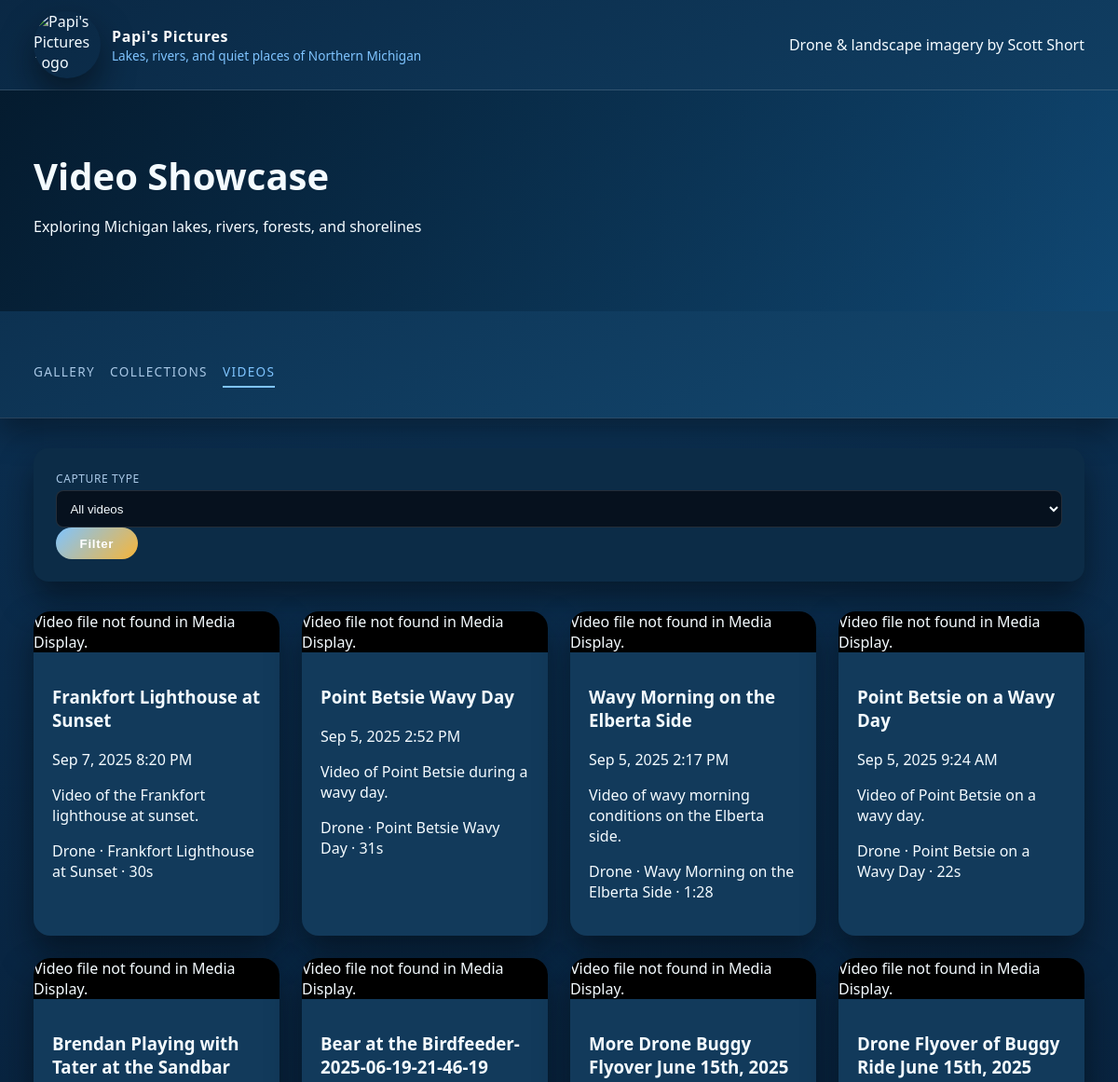
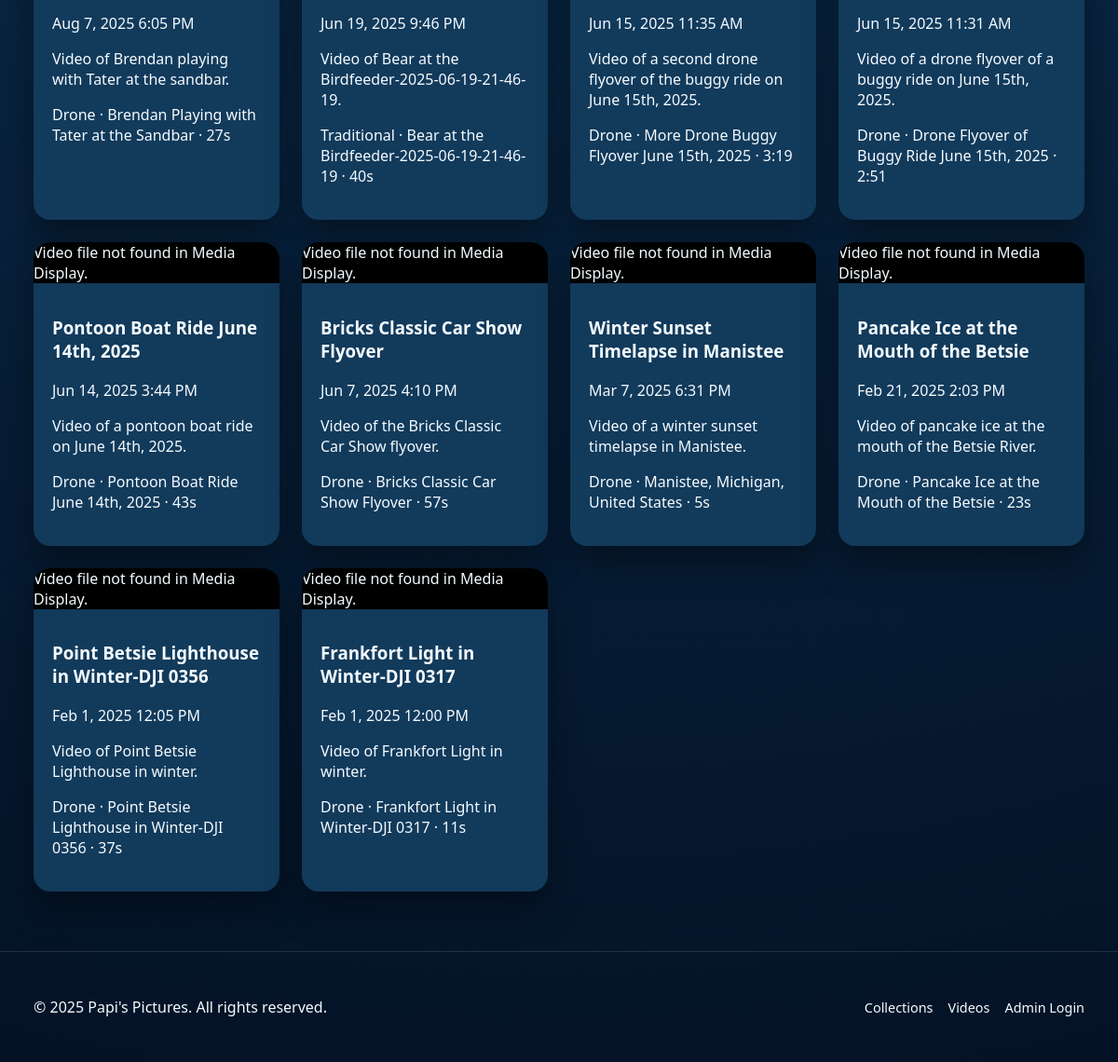
The app's page /AMPPS/www/final_project/videos.php with its own data (2 pictures, top to bottom).
### tables this page shows
CREATE TABLE `videos` (
  `video_id` int NOT NULL,
  `file_path_full_resolution_logoless` varchar(500) NOT NULL,
  `capture_date_time` datetime NOT NULL,
  `duration_seconds` decimal(10,3) NOT NULL,
  `location_text` varchar(255) NOT NULL,
  `latitude` decimal(9,6) DEFAULT NULL,
  `longitude` decimal(9,6) DEFAULT NULL,
  `camera_make_model` varchar(100) DEFAULT NULL,
  `lens` varchar(100) DEFAULT NULL,
  `filters` varchar(100) DEFAULT NULL,
  `iso` int DEFAULT NULL,
  `shutter_speed` decimal(6,3) DEFAULT NULL,
  `aperture` decimal(4,2) DEFAULT NULL,
  `focal_length` decimal(6,2) DEFAULT NULL,
  `aspect_ratio` varchar(20) NOT NULL
);

CREATE TABLE `media` (
  `media_id` int NOT NULL,
  `media_type` varchar(50) NOT NULL,
  `title` varchar(255) NOT NULL,
  `description` text,
  `file_path_display` varchar(500) NOT NULL,
  `is_drone` tinyint(1) NOT NULL DEFAULT '0',
  `upload_date_time` datetime DEFAULT CURRENT_TIMESTAMP
);

### AMPPS/www/final_project/includes/functions.php (called while the page is built, shortened)
<?php
function photo_app_resolve_display_path(array $dbPaths, array $options = []): ?string
{
    global $asset_display_directories, $asset_full_resolution_directories;
    $allowFullResolution = $options['allow_full_resolution'] ?? false;
    $searchDirectories = $options['search_directories'] ?? (
        $allowFullResolution
            ? array_merge($asset_display_directories, $asset_full_resolution_directories)
            : $asset_display_directories
    );
    $dbPaths = array_values(array_filter($dbPaths, static fn($path) => $path !== ''));
    foreach ($dbPaths as $dbPath) {
        if (!file_exists($dbPath)) {
            continue;
        }
        $realDbPath = realpath($dbPath);
        return $realDbPath;
    }
    foreach ($dbPaths as $dbPath) {
        $basename = basename($dbPath);
        foreach ($searchDirectories as $dir) {
            $candidate = rtrim($dir, DIRECTORY_SEPARATOR) . DIRECTORY_SEPARATOR . $basename;
            if (!file_exists($candidate)) {
                continue;
            }
        }
    }
    return null;
}

### AMPPS/www/final_project/config.php (called while the page is built, shortened)
<?php
$defaultAssetDirs = [
	__DIR__ . '/../../Media Display',
	__DIR__ . '/../../Media Display Sized',
	__DIR__ . '/../../Photos Full Resolution Logoless',
	__DIR__ . '/../../Videos Full Resolution Logoless',
	'C:/Program Files/Ampps/Media Display',
	'C:/Program Files/Ampps/Photos Full Resolution Logoless',
	'C:/Program Files/Ampps/Videos Full Resolution Logoless',
];
$asset_display_directories = [];
$asset_full_resolution_directories = [];
foreach ($defaultAssetDirs as $path) {
	$real = realpath($path);
	if (!$real || !is_dir($real)) {
		continue;
	}
	$normalized = strtolower($real);
	if (strpos($normalized, 'photos full resolution') !== false || strpos($normalized, 'videos full resolution') !== false) {
		$asset_full_resolution_directories[] = $real;
	} else {
		$asset_display_directories[] = $real;
	}
}

### AMPPS/www/final_project/videos.php (the view, shortened to what this page needs)
<?php
require_once __DIR__ . '/includes/bootstrap.php';
if (!function_exists('video_format_duration_simple')) {
    function video_format_duration_simple(?float $seconds): string
    {
        $seconds = (int)round($seconds);
        $m = intdiv($seconds, 60);
        $s = $seconds % 60;
        if ($m > 0) {
            return sprintf('%d:%02d', $m, $s);
        }
        return $seconds . 's';
    }
}
$droneFilter = strtolower((string)($_GET['drone'] ?? 'all'));
$droneFilter = in_array($droneFilter, ['all', 'drone', 'traditional'], true) ? $droneFilter : 'all';
$sql = "
    SELECT
        m.media_id,
        m.title,
        m.description,
        m.is_drone,
        m.file_path_display,
        m.upload_date_time,
        v.location_text,
        v.capture_date_time,
        v.duration_seconds,
        v.file_path_full_resolution_logoless
    FROM media m
    JOIN videos v ON v.video_id = m.media_id
";
$params  = [];
$sql .= ' ORDER BY COALESCE(v.capture_date_time, m.upload_date_time) DESC, m.media_id DESC';
$stmt = $pdo->prepare($sql);
$stmt->execute($params);
$videos = $stmt->fetchAll(PDO::FETCH_ASSOC);
include __DIR__ . '/header.php';
?>
<section class="filters">
    <form method="get" class="filter-form">
        <label>
            <span>Capture Type</span>
            <select name="drone">
                <option value="all" <?= $droneFilter === 'all' ? 'selected' : ''; ?>>All videos</option>
            </select>
        </label>
        <button type="submit" class="btn primary">Filter</button>
    </form>
</section>
<section class="video-grid">
    <?php if (empty($videos)): ?>
        <p>No videos found for the selected filter.</p>
    <?php else: ?>
        <?php foreach ($videos as $video): ?>
            <?php
                $candidatePaths = [
                    (string)($video['file_path_display'] ?? ''),
                    (string)($video['file_path_full_resolution_logoless'] ?? ''),
                ];
                $resolvedPath = photo_app_resolve_display_path($candidatePaths, ['allow_full_resolution' => true]);
                $videoUrl = $resolvedPath ? photo_app_media_url((int)$video['media_id']) : null;
                $displayDateRaw = $video['capture_date_time'] ?: $video['upload_date_time'];
                $displayDate    = '';
                if (!empty($displayDateRaw)) {
                    try {
                        $dt = new DateTime($displayDateRaw);
                        $displayDate = $dt->format('M j, Y g:i A');
                    } catch (Exception $e) {
                        $displayDate = $displayDateRaw;
                    }
                }
                $durationLabel = video_format_duration_simple(
                    isset($video['duration_seconds']) ? (float)$video['duration_seconds'] : null
                );
            ?>
            <article class="video-card">
                <div class="video-wrapper">
                    <?php if ($videoUrl): ?>
                        <video controls controlsList="nodownload" preload="metadata">
                            <source src="<?= htmlspecialchars($videoUrl); ?>" type="video/mp4">
                            Your browser does not support the video tag.
                        </video>
                    <?php else: ?>
                        <div class="video-missing">
                            Video file not found in Media Display.
                        </div>
                    <?php endif; ?>
                </div>
                <div class="card-body">
                    <h3>
                        <a href="video.php?id=<?= (int)$video['media_id']; ?>">
                            <?= htmlspecialchars($video['title']); ?>
                        </a>
                    </h3>
                    <?php if ($displayDate !== ''): ?>
                        <p class="video-date"><?= htmlspecialchars($displayDate); ?></p>
                    <?php endif; ?>
                    <?php if (!empty($video['description'])): ?>
                        <p><?= nl2br(htmlspecialchars($video['description'])); ?></p>
                    <?php endif; ?>
                    <p class="video-meta">
                        <?= $video['is_drone'] ? 'Drone' : 'Traditional'; ?>
                        <?php if (!empty($video['location_text'])): ?>
                            &middot; <?= htmlspecialchars($video['location_text']); ?>
                        <?php endif; ?>
                        <?php if ($durationLabel !== ''): ?>
                            &middot; <?= htmlspecialchars($durationLabel); ?>
                        <?php endif; ?>
                    </p>
                </div>
            </article>
        <?php endforeach; ?>
    <?php endif; ?>
</section>
<?php include __DIR__ . '/footer.php'; ?>

### AMPPS/www/final_project/assets/css/style.css (style rules this page uses)
:root { --bg-dark: #061b2f; --bg-panel: #0c2c47; --bg-card: #123a5b; --text-light: #f4fbff; --text-muted: #a9c8e6; --accent: #7fc4ff; --accent-secondary: #f7b538; --chip-drone: #ff7b6c; --chip-camera: #43d6b5; --border: rgba(255, 255, 255, 0.12); --shadow: 0 18px 35px rgba(3, 9, 14, 0.55); font-family: 'Segoe UI', Roboto, system-ui, -apple-system, BlinkMacSystemFont, sans-serif; }
* { box-sizing: border-box; }
body { margin: 0; background: radial-gradient(circle at top, #0e3a61, #041225); color: var(--text-light); font-family: var(--font, 'Segoe UI', sans-serif); }
a { color: inherit; text-decoration: none; }
.filters { background: var(--bg-panel); border-radius: 16px; padding: 1.5rem; margin-bottom: 2rem; box-shadow: var(--shadow); }
.filter-form span { display: block; font-size: 0.75rem; letter-spacing: 0.05em; text-transform: uppercase; color: var(--text-muted); margin-bottom: 0.3rem; }
.filter-form input, .filter-form select, .filter-form textarea { width: 100%; padding: 0.65rem; border-radius: 8px; border: 1px solid var(--border); background: rgba(5, 12, 20, 0.8); color: var(--text-light); }
.btn { display: inline-flex; align-items: center; justify-content: center; border-radius: 999px; padding: 0.6rem 1.6rem; font-weight: 600; letter-spacing: 0.05em; border: none; cursor: pointer; transition: transform 0.2s ease, opacity 0.2s ease; }
.btn.primary { background: linear-gradient(135deg, var(--accent), var(--accent-secondary)); color: #fff; }
.gallery-grid, .collection-grid, .video-grid { display: grid; grid-template-columns: repeat(auto-fit, minmax(260px, 1fr)); gap: 1.5rem; }
.gallery-card, .collection-card, .video-card { background: var(--bg-card); border-radius: 18px; overflow: hidden; box-shadow: var(--shadow); display: flex; flex-direction: column; }
.card-body { padding: 1rem 1.25rem 1.25rem; }
.video-wrapper { background: #000; }

### records on screen
videos: video_id.title "Frankfort Lighthouse at Sunset", capture_date_time "Sep 7, 2025 8:20 PM", video_id.description "Video of the Frankfort lighthouse at sunset.", shows "Drone", location_text "Frankfort Lighthouse at Sunset", duration_seconds "30s"
videos: video_id.title "Point Betsie Wavy Day", capture_date_time "Sep 5, 2025 2:52 PM", video_id.description "Video of Point Betsie during a wavy day.", shows "Drone", location_text "Point Betsie Wavy Day", duration_seconds "31s"
videos: video_id.title "Wavy Morning on the Elberta Side", capture_date_time "Sep 5, 2025 2:17 PM", video_id.description "Video of wavy morning conditions on the Elberta side.", shows "Drone", location_text "Wavy Morning on the Elberta Side", duration_seconds "1:28"
videos: video_id.title "Point Betsie on a Wavy Day", capture_date_time "Sep 5, 2025 9:24 AM", video_id.description "Video of Point Betsie on a wavy day.", shows "Drone", location_text "Point Betsie on a Wavy Day", duration_seconds "22s"
videos: video_id.title "Brendan Playing with Tater at the Sandbar", capture_date_time "Aug 7, 2025 6:05 PM", video_id.description "Video of Brendan playing with Tater at the sandbar.", shows "Drone", location_text "Brendan Playing with Tater at the Sandbar", duration_seconds "27s"
videos: video_id.title "Bear at the Birdfeeder-2025-06-19-21-46-19", capture_date_time "Jun 19, 2025 9:46 PM", video_id.description "Video of Bear at the Birdfeeder-2025-06-19-21-46-19.", shows "Traditional", location_text "Bear at the Birdfeeder-2025-06-19-21-46-19", duration_seconds "40s"
videos: video_id.title "More Drone Buggy Flyover June 15th, 2025", capture_date_time "Jun 15, 2025 11:35 AM", video_id.description "Video of a second drone flyover of the buggy ride on June 15th, 2025.", location_text "More Drone Buggy Flyover June 15th, 2025", duration_seconds "3:19"
videos: video_id.title "Drone Flyover of Buggy Ride June 15th, 2025", capture_date_time "Jun 15, 2025 11:31 AM", video_id.description "Video of a drone flyover of a buggy ride on June 15th, 2025.", location_text "Drone Flyover of Buggy Ride June 15th, 2025", duration_seconds "2:51"
videos: video_id.title "Pontoon Boat Ride June 14th, 2025", capture_date_time "Jun 14, 2025 3:44 PM", video_id.description "Video of a pontoon boat ride on June 14th, 2025.", shows "Drone", location_text "Pontoon Boat Ride June 14th, 2025", duration_seconds "43s"
videos: video_id.title "Bricks Classic Car Show Flyover", capture_date_time "Jun 7, 2025 4:10 PM", video_id.description "Video of the Bricks Classic Car Show flyover.", shows "Drone", location_text "Bricks Classic Car Show Flyover", duration_seconds "57s"
videos: video_id.title "Winter Sunset Timelapse in Manistee", capture_date_time "Mar 7, 2025 6:31 PM", video_id.description "Video of a winter sunset timelapse in Manistee.", shows "Drone", location_text "Manistee, Michigan, United States", duration_seconds "5s"
videos: video_id.title "Pancake Ice at the Mouth of the Betsie", capture_date_time "Feb 21, 2025 2:03 PM", video_id.description "Video of pancake ice at the mouth of the Betsie River.", shows "Drone", location_text "Pancake Ice at the Mouth of the Betsie", duration_seconds "23s"
videos: video_id.title "Point Betsie Lighthouse in Winter-DJI 0356", capture_date_time "Feb 1, 2025 12:05 PM", video_id.description "Video of Point Betsie Lighthouse in winter.", shows "Drone", location_text "Point Betsie Lighthouse in Winter-DJI 0356", duration_seconds "37s"
videos: video_id.title "Frankfort Light in Winter-DJI 0317", capture_date_time "Feb 1, 2025 12:00 PM", video_id.description "Video of Frankfort Light in winter.", shows "Drone", location_text "Frankfort Light in Winter-DJI 0317", duration_seconds "11s"

### other values on screen
$pageTitle "Video Showcase"
